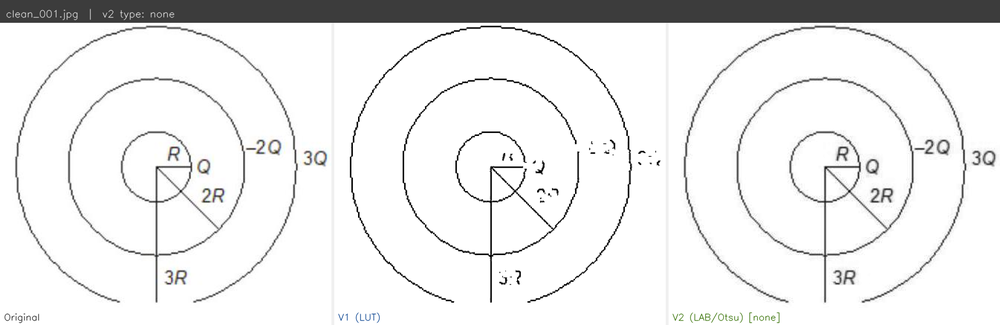
#> input picture comparison/clean/clean_001_comparison.png, 1000 x 325 px, shrunk from 2106 x 684 before the run
$ python remove_watermark.py ../comparison/clean out
#> lines starting #> are read from the running program, lines starting #| are printed output that depends on the picture; after the words box and inside, x2 and y2 are one past the last pixel; in counts of white or black regions, pixels touching at a corner belong together
"""
Watermark Removal System — v6

Author: Aman Jaiswal
Goal: Robust watermark removal for scanned documents & posters

Key Design:
------------
1. Detect watermark REGION (not color transform)
2. Remove using INPAINT (OpenCV Telea)
3. Minimal post-processing (safe)

Why this works:
---------------
- Does NOT damage diagrams
- Removes watermark fully (not just fade)
- Works on all categories (white_bg, colorful, dark_bg)

Dependencies:
-------------
pip install opencv-python numpy pillow
"""

import os
import sys
import cv2
import numpy as np
import logging
from pathlib import Path
from typing import Tuple, Optional

logging.basicConfig(level=logging.INFO, format="%(levelname)s: %(message)s")
log = logging.getLogger(__name__)


# ============================================================
# IMAGE CLASSIFIER
# ============================================================

class ImageType:
    WHITE_BG = "white_bg"
    COLORFUL = "colorful"
    DARK_BG = "dark_bg"


def classify_image(img: np.ndarray) -> str:
    gray = cv2.cvtColor(img, cv2.COLOR_BGR2GRAY)

    # DARK BACKGROUND
    if np.mean(gray) < 85:
        return ImageType.DARK_BG

    # COLORFUL DETECTION
    hsv = cv2.cvtColor(img, cv2.COLOR_BGR2HSV)
    sat = hsv[:, :, 1]

    r = img[:, :, 2].astype(np.float32)
    b = img[:, :, 0].astype(np.float32)

    warm_pixels = (r > 140) & (r > b * 1.2) & (sat > 80)

    if np.mean(warm_pixels) > 0.07:
        return ImageType.COLORFUL

    return ImageType.WHITE_BG


# ============================================================
# WATERMARK MASK BUILDER (CORE LOGIC)
# ============================================================

def build_watermark_mask(img: np.ndarray) -> np.ndarray:
    """
    Build precise mask for watermark detection.

    Detects:
    - Light blue watermark
    - Red watermark
    """

    hsv = cv2.cvtColor(img, cv2.COLOR_BGR2HSV)
    lab = cv2.cvtColor(img, cv2.COLOR_BGR2LAB)

    # -------------------------------
    # RED MASK
    # -------------------------------
    red1 = cv2.inRange(hsv, (0, 70, 60), (10, 255, 255))
    red2 = cv2.inRange(hsv, (170, 70, 60), (180, 255, 255))
    red_mask = cv2.bitwise_or(red1, red2)

    # -------------------------------
    # BLUE MASK (light watermark only)
    # -------------------------------
    L = lab[:, :, 0]
    B = lab[:, :, 2]

    blue_mask = ((B < 120) & (L > 150)).astype(np.uint8) * 255

    # -------------------------------
    # COMBINE MASKS
    # -------------------------------
    mask = cv2.bitwise_or(red_mask, blue_mask)

    # -------------------------------
    # CLEAN MASK
    # -------------------------------
    kernel_small = np.ones((3, 3), np.uint8)
    kernel_big = np.ones((5, 5), np.uint8)

    mask = cv2.morphologyEx(mask, cv2.MORPH_CLOSE, kernel_big)
    mask = cv2.dilate(mask, kernel_small, iterations=2)

    return mask


# ============================================================
# WATERMARK REMOVAL (INPAINT)
# ============================================================

def remove_watermark(img: np.ndarray) -> np.ndarray:
    """
    Core watermark removal using inpainting.
    """

    mask = build_watermark_mask(img)

    # If mask too small → skip
    ratio = np.count_nonzero(mask) / (img.shape[0] * img.shape[1])

    if ratio < 0.001:
        return img

    # Inpainting (MAIN MAGIC)
    result = cv2.inpaint(img, mask, 3, cv2.INPAINT_TELEA)

    return result


# ============================================================
# SAFE POST-PROCESSING
# ============================================================

def finalize_image(img: np.ndarray, mode: str) -> np.ndarray:
    """
    Minimal enhancement (safe, no damage)
    """

    gray = cv2.cvtColor(img, cv2.COLOR_BGR2GRAY)

    # Only enhance if low contrast
    if np.std(gray) < 50:
        clahe = cv2.createCLAHE(clipLimit=2.0, tileGridSize=(8, 8))
        gray = clahe.apply(gray)

    # Light sharpening
    blur = cv2.GaussianBlur(gray, (0, 0), 1.0)
    sharp = cv2.addWeighted(gray, 1.3, blur, -0.3, 0)

    return sharp


# ============================================================
# MAIN PIPELINE
# ============================================================

def process_image(img: np.ndarray) -> Tuple[np.ndarray, str]:
    """
    Full pipeline controller
    """

    img_type = classify_image(img)

    # DARK → return original
    if img_type == ImageType.DARK_BG:
        return img, "SKIPPED_DARK"

    # Remove watermark
    cleaned = remove_watermark(img)

    # Convert + enhance
    final = finalize_image(cleaned, img_type)

    return final, img_type


# ============================================================
# FILE PROCESSOR
# ============================================================

def process_directory(input_dir: str, output_dir: str):
#> called with input_dir = '../comparison/clean', output_dir = 'out'
    src = Path(input_dir)
    dst = Path(output_dir)

    dst.mkdir(parents=True, exist_ok=True)

    files = sorted([p for p in src.iterdir() if p.suffix.lower() in [".jpg", ".png", ".jpeg"]])

    processed = 0
    skipped = 0

    log.info(f"Processing {len(files)} images...")

    for i, file in enumerate(files):
        img = cv2.imread(str(file))
#> img is the input picture: shape (325, 1000, 3); mean B, G, R 234.1, 234.2, 234.2

        if img is None:
            log.warning(f"Failed: {file.name}")
            continue

        result, status = process_image(img)
#> in classify_image, `hsv = cv2.cvtColor(img, cv2.COLOR_BGR2HSV)`: hsv: shape (325, 1000, 3); mean H, S, V 1.5, 0.3, 234.3
#> in classify_image, `sat = hsv[:, :, 1]`:
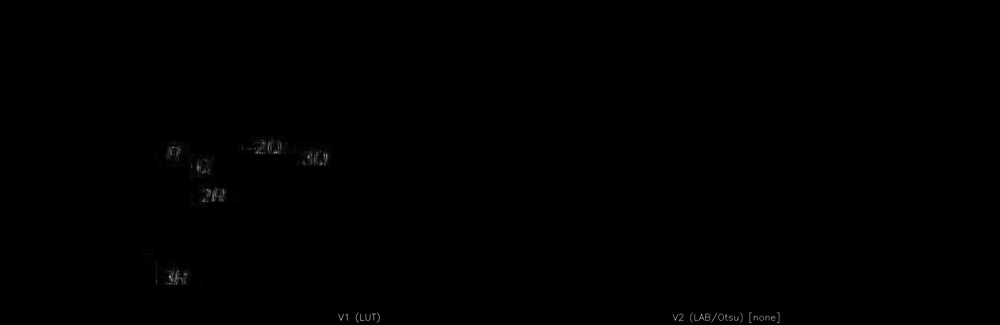
#> sat: shape (325, 1000); min 0, max 198, mean 0.3
#> in classify_image, `warm_pixels = (r > 140) & (r > b * 1.2) & (sat > 80)`:
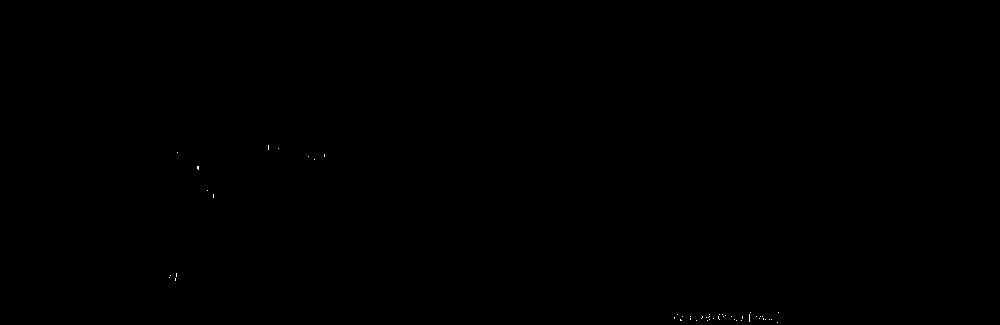
#> warm_pixels: shape (325, 1000) bool; 0.03% white in thin lines or dots, all inside (x1, y1, x2, y2) = (169, 145, 779, 323)
#> in process_image, `img_type = classify_image(img)`: img_type = 'white_bg'
#> in build_watermark_mask, `lab = cv2.cvtColor(img, cv2.COLOR_BGR2LAB)`: lab: shape (325, 1000, 3); mean of channels 0, 1, 2 235, 128, 128
#> in build_watermark_mask, `red1 = cv2.inRange(hsv, (0, 70, 60), (10, 255, 255))`: red1: shape (325, 1000); 0% white in thin lines or dots, all inside (x1, y1, x2, y2) = (172, 142, 309, 282)
#> in build_watermark_mask, `red2 = cv2.inRange(hsv, (170, 70, 60), (180, 255, 255))`: red2: shape (325, 1000); 0% white in thin lines or dots, all inside (x1, y1, x2, y2) = (213, 190, 215, 200)
#> in build_watermark_mask, `blue_mask = ((B < 120) & (L > 150)).astype(np.uint8) * 255`:
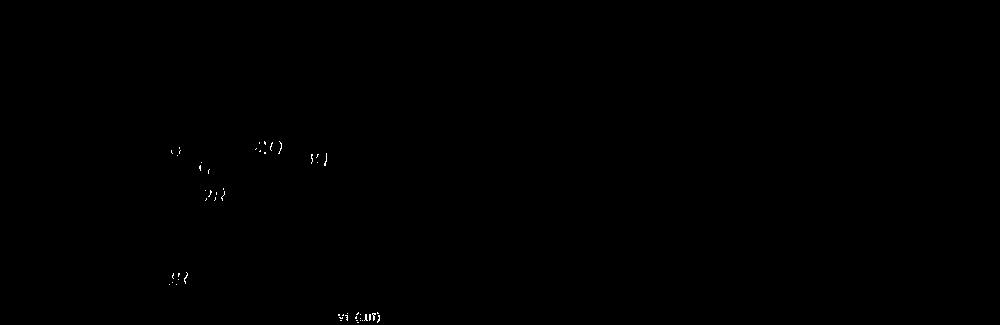
#> blue_mask: shape (325, 1000); 0.09% white in thin lines or dots, all inside (x1, y1, x2, y2) = (169, 141, 380, 323)
#> in build_watermark_mask, `mask = cv2.morphologyEx(mask, cv2.MORPH_CLOSE, kernel_big)`:
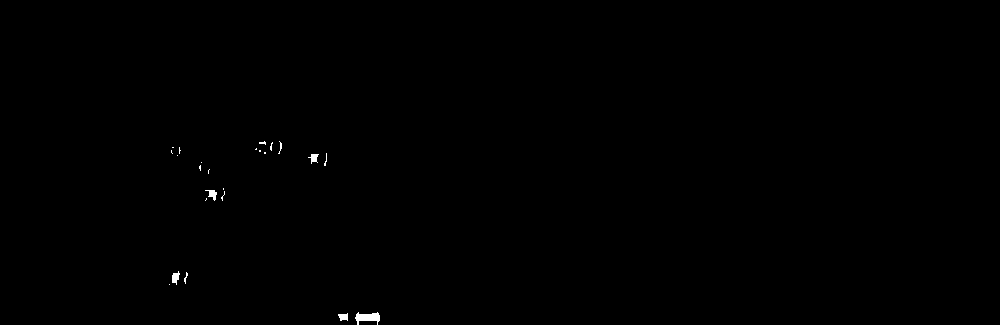
#> mask: shape (325, 1000); 0.18% white; 24 white regions (17 under 20 px), largest, box (x1, y1, x2, y2) and area: (355, 312, 380, 325) 193, (172, 271, 180, 285) 68, (205, 190, 217, 201) 65
#> in build_watermark_mask, `mask = cv2.dilate(mask, kernel_small, iterations=2)`:
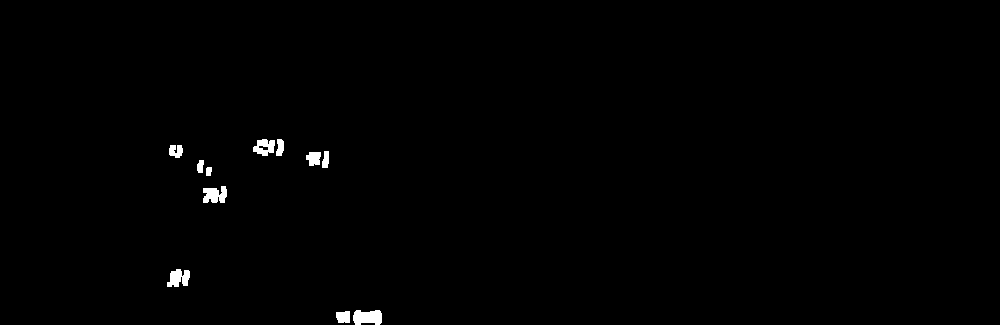
#> mask: shape (325, 1000); 0.61% white; 11 white regions, largest, box (x1, y1, x2, y2) and area: (353, 310, 382, 325) 363, (203, 186, 227, 203) 309, (167, 269, 190, 287) 291
#> in remove_watermark, `ratio = np.count_nonzero(mask) / (img.shape[0] * img.shape[1])`: ratio = 0.00615
#> in finalize_image, `blur = cv2.GaussianBlur(gray, (0, 0), 1.0)`:
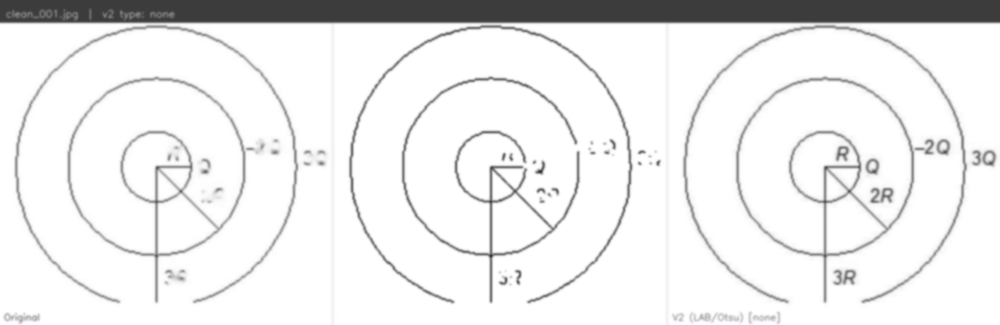
#> blur: shape (325, 1000); min 43, max 255, mean 234.4
#> status = 'white_bg'

        out_path = dst / file.with_suffix(".png").name
        cv2.imwrite(str(out_path), result)

        if "SKIPPED" in status:
            skipped += 1
        else:
            processed += 1

        print(f"[{i+1:3}/{len(files)}] {file.name:20} → {status}")
#| [  1/2] clean_001_comparison.png → white_bg
#> pass 2 of the loop in process_directory, `for i, file in enumerate(files):`:
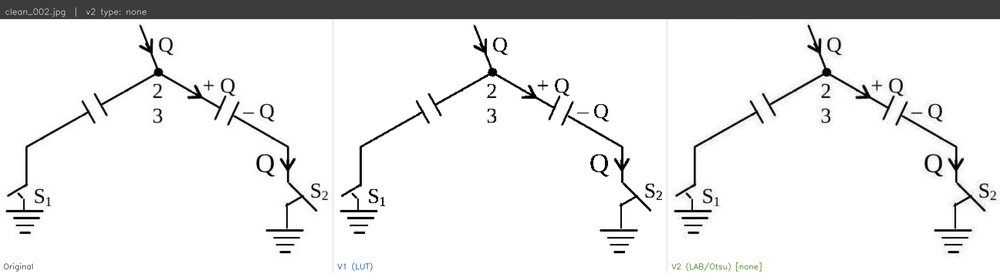
#> input picture comparison/clean/clean_002_comparison.png, 1000 x 273 px, shrunk from 2508 x 684 before the run
#> in process_directory, img is the input picture: shape (273, 1000, 3); mean B, G, R 233.8, 233.8, 233.8
#> hsv: shape (273, 1000, 3); mean H, S, V 0.2, 0.1, 233.8
#> sat: shape (273, 1000)
#> r: shape (273, 1000) float32
#> b: shape (273, 1000) float32
#> warm_pixels: shape (273, 1000) bool; 0.01% white in thin lines or dots, all inside (x1, y1, x2, y2) = (672, 263, 761, 271)
#> lab: shape (273, 1000, 3); mean of channels 0, 1, 2 234.4, 128, 128
#> red1: shape (273, 1000); every value is 0
#> L: shape (273, 1000)
#> B: shape (273, 1000)
#> blue_mask: shape (273, 1000); 0.03% white in thin lines or dots, all inside (x1, y1, x2, y2) = (337, 262, 373, 271)
#> in build_watermark_mask (call 2), `mask = cv2.dilate(mask, kernel_small, iterations=2)`:
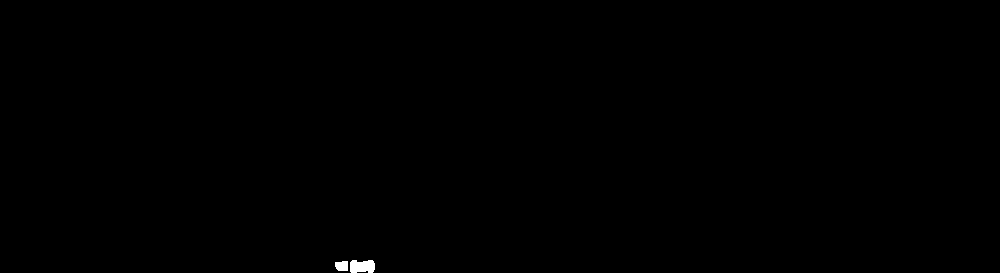
#> mask: shape (273, 1000); 0.15% white; 2 white regions, box (x1, y1, x2, y2) and area: (350, 260, 375, 273) 283, (335, 261, 348, 271) 116
#> result: shape (273, 1000, 3)
#> in finalize_image (call 2), `blur = cv2.GaussianBlur(gray, (0, 0), 1.0)`:
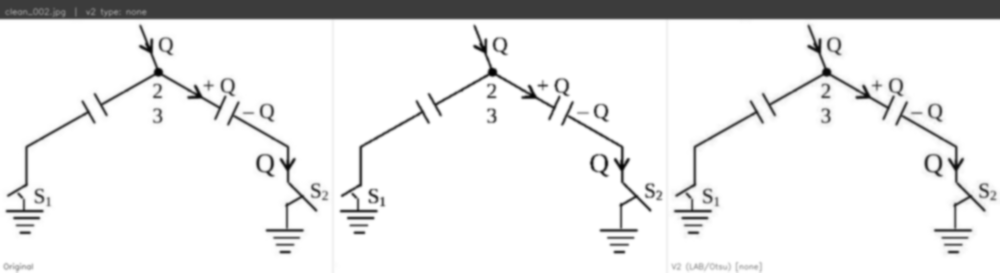
#> blur: shape (273, 1000); min 2, max 255, mean 233.8
#> sharp: shape (273, 1000)
#| [  2/2] clean_002_comparison.png → white_bg

    print("\n===== FINAL SUMMARY =====")
    print("Processed:", processed)
    print("Skipped:", skipped)


# ============================================================
# CLI ENTRY
# ============================================================

if __name__ == "__main__":
    if len(sys.argv) < 2:
        print("Usage:")
        print("python remove_watermark.py <input_dir> <output_dir>")
        sys.exit(1)

    input_dir = sys.argv[1]
    output_dir = sys.argv[2] if len(sys.argv) > 2 else "output"

    process_directory(input_dir, output_dir)
